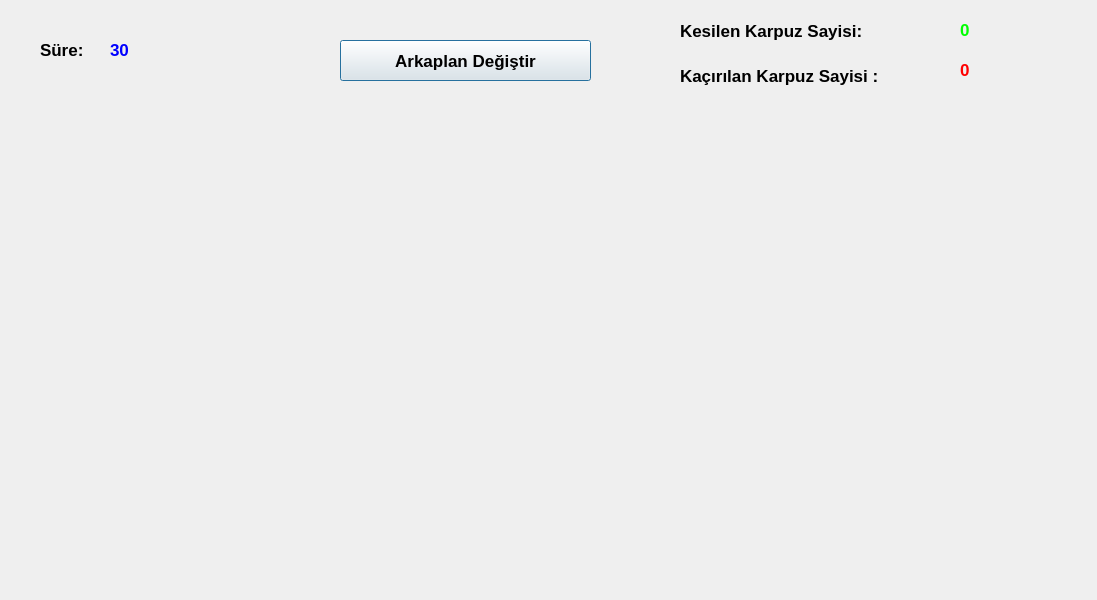
<?xml version="1.0" encoding="UTF-8"?>
<ui version="4.0">
 <class>Dialog</class>
 <widget class="QDialog" name="Dialog">
  <property name="geometry">
   <rect>
    <x>0</x>
    <y>0</y>
    <width>1097</width>
    <height>600</height>
   </rect>
  </property>
  <property name="sizePolicy">
   <sizepolicy hsizetype="Preferred" vsizetype="Preferred">
    <horstretch>0</horstretch>
    <verstretch>0</verstretch>
   </sizepolicy>
  </property>
  <property name="minimumSize">
   <size>
    <width>1097</width>
    <height>0</height>
   </size>
  </property>
  <property name="maximumSize">
   <size>
    <width>1097</width>
    <height>16777215</height>
   </size>
  </property>
  <property name="windowTitle">
   <string>Dialog</string>
  </property>
  <property name="autoFillBackground">
   <bool>false</bool>
  </property>
  <widget class="QLabel" name="label">
   <property name="geometry">
    <rect>
     <x>40</x>
     <y>40</y>
     <width>63</width>
     <height>20</height>
    </rect>
   </property>
   <property name="font">
    <font>
     <pointsize>13</pointsize>
     <bold>true</bold>
    </font>
   </property>
   <property name="text">
    <string>Süre:</string>
   </property>
  </widget>
  <widget class="QLabel" name="label_2">
   <property name="geometry">
    <rect>
     <x>680</x>
     <y>10</y>
     <width>271</width>
     <height>41</height>
    </rect>
   </property>
   <property name="font">
    <font>
     <pointsize>13</pointsize>
     <bold>true</bold>
    </font>
   </property>
   <property name="text">
    <string>Kesilen Karpuz Sayisi:</string>
   </property>
  </widget>
  <widget class="QLabel" name="label_3">
   <property name="geometry">
    <rect>
     <x>680</x>
     <y>60</y>
     <width>251</width>
     <height>31</height>
    </rect>
   </property>
   <property name="font">
    <font>
     <pointsize>13</pointsize>
     <bold>true</bold>
    </font>
   </property>
   <property name="text">
    <string>Kaçırılan Karpuz Sayisi :</string>
   </property>
  </widget>
  <widget class="QLabel" name="lbl_sure">
   <property name="geometry">
    <rect>
     <x>110</x>
     <y>40</y>
     <width>63</width>
     <height>20</height>
    </rect>
   </property>
   <property name="palette">
    <palette>
     <active>
      <colorrole role="WindowText">
       <brush brushstyle="SolidPattern">
        <color alpha="255">
         <red>0</red>
         <green>0</green>
         <blue>255</blue>
        </color>
       </brush>
      </colorrole>
     </active>
     <inactive>
      <colorrole role="WindowText">
       <brush brushstyle="SolidPattern">
        <color alpha="255">
         <red>0</red>
         <green>0</green>
         <blue>255</blue>
        </color>
       </brush>
      </colorrole>
     </inactive>
     <disabled/>
    </palette>
   </property>
   <property name="font">
    <font>
     <pointsize>13</pointsize>
     <bold>true</bold>
    </font>
   </property>
   <property name="text">
    <string>30</string>
   </property>
  </widget>
  <widget class="QLabel" name="lbl_background">
   <property name="geometry">
    <rect>
     <x>-10</x>
     <y>100</y>
     <width>1111</width>
     <height>501</height>
    </rect>
   </property>
   <property name="palette">
    <palette>
     <active>
      <colorrole role="WindowText">
       <brush brushstyle="SolidPattern">
        <color alpha="255">
         <red>198</red>
         <green>0</green>
         <blue>0</blue>
        </color>
       </brush>
      </colorrole>
     </active>
     <inactive>
      <colorrole role="WindowText">
       <brush brushstyle="SolidPattern">
        <color alpha="255">
         <red>198</red>
         <green>0</green>
         <blue>0</blue>
        </color>
       </brush>
      </colorrole>
     </inactive>
     <disabled/>
    </palette>
   </property>
   <property name="font">
    <font>
     <pointsize>13</pointsize>
     <bold>true</bold>
    </font>
   </property>
   <property name="text">
    <string/>
   </property>
   <property name="pixmap">
    <pixmap resource="resimler.qrc">:/images/back.jpg</pixmap>
   </property>
   <property name="scaledContents">
    <bool>true</bool>
   </property>
  </widget>
  <widget class="QLabel" name="lbl_kesilen_krpz_sayisi">
   <property name="geometry">
    <rect>
     <x>960</x>
     <y>20</y>
     <width>63</width>
     <height>20</height>
    </rect>
   </property>
   <property name="palette">
    <palette>
     <active>
      <colorrole role="WindowText">
       <brush brushstyle="SolidPattern">
        <color alpha="255">
         <red>0</red>
         <green>255</green>
         <blue>0</blue>
        </color>
       </brush>
      </colorrole>
     </active>
     <inactive>
      <colorrole role="WindowText">
       <brush brushstyle="SolidPattern">
        <color alpha="255">
         <red>0</red>
         <green>255</green>
         <blue>0</blue>
        </color>
       </brush>
      </colorrole>
     </inactive>
     <disabled/>
    </palette>
   </property>
   <property name="font">
    <font>
     <pointsize>13</pointsize>
     <bold>true</bold>
    </font>
   </property>
   <property name="text">
    <string>0</string>
   </property>
  </widget>
  <widget class="QLabel" name="lbl_kacirilan_krpz_sayisi">
   <property name="geometry">
    <rect>
     <x>960</x>
     <y>60</y>
     <width>63</width>
     <height>20</height>
    </rect>
   </property>
   <property name="palette">
    <palette>
     <active>
      <colorrole role="WindowText">
       <brush brushstyle="SolidPattern">
        <color alpha="255">
         <red>255</red>
         <green>0</green>
         <blue>0</blue>
        </color>
       </brush>
      </colorrole>
     </active>
     <inactive>
      <colorrole role="WindowText">
       <brush brushstyle="SolidPattern">
        <color alpha="255">
         <red>255</red>
         <green>0</green>
         <blue>0</blue>
        </color>
       </brush>
      </colorrole>
     </inactive>
     <disabled/>
    </palette>
   </property>
   <property name="font">
    <font>
     <pointsize>13</pointsize>
     <bold>true</bold>
    </font>
   </property>
   <property name="text">
    <string>0</string>
   </property>
  </widget>
  <widget class="QPushButton" name="btn_arkaplan_degistir">
   <property name="enabled">
    <bool>true</bool>
   </property>
   <property name="geometry">
    <rect>
     <x>340</x>
     <y>40</y>
     <width>251</width>
     <height>41</height>
    </rect>
   </property>
   <property name="font">
    <font>
     <pointsize>13</pointsize>
     <bold>true</bold>
    </font>
   </property>
   <property name="text">
    <string>Arkaplan Değiştir</string>
   </property>
  </widget>
 </widget>
 <resources>
  <include location="resimler.qrc"/>
 </resources>
 <connections/>
</ui>
